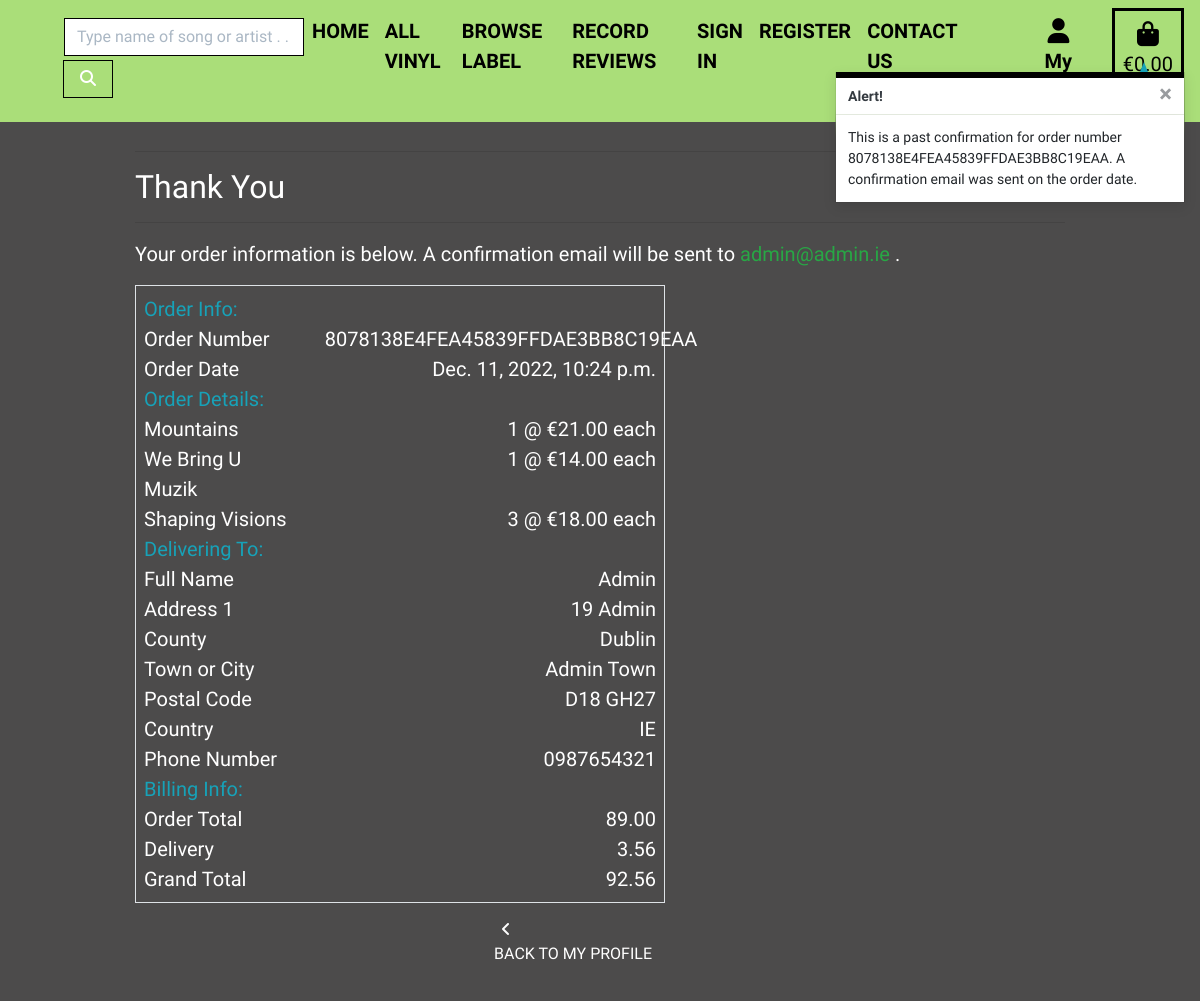
The app's page /profile/order_history/8078138E4FEA45839FFDAE3BB8C19EAA with its own data.
### checkout/models.py (models this page shows, shortened)
class Order(models.Model):
    order_number = models.CharField(max_length=32, null=False, editable=False)
    user_profile = models.ForeignKey(UserProfile, on_delete=models.SET_NULL,
                                     null=True, blank=True,
                                     related_name='orders'
                                     )
    full_name = models.CharField(max_length=50, null=False, blank=False)
    email = models.EmailField(max_length=254, null=False, blank=False)
    phone_number = models.CharField(max_length=20, null=False, blank=False)
    country = CountryField(blank_label='Country *', null=False, blank=False)
    town_or_city = models.CharField(max_length=40, null=False, blank=False)
    street_address1 = models.CharField(max_length=80, null=False, blank=False)
    street_address2 = models.CharField(max_length=80, null=True, blank=True)
    postcode = models.CharField(max_length=20, null=True, blank=True)
    county = models.CharField(max_length=80, null=True, blank=True)
    date = models.DateTimeField(auto_now_add=True)
    delivery_cost = models.DecimalField(
        max_digits=6, decimal_places=2, null=False, default=0
    )
    order_total = models.DecimalField(
        max_digits=10, decimal_places=2, null=False, default=0
    )
    grand_total = models.DecimalField(
        max_digits=10, decimal_places=2, null=False, default=0
    )
    original_basket = models.TextField(null=False, blank=False, default='')
    stripe_pid = models.CharField(
        max_length=254, null=False, blank=False, default=''
    )
    class Meta:
        ordering = ['-date']

class ItemCheckout(models.Model):
    order = models.ForeignKey(
        Order, null=False, blank=False, on_delete=models.CASCADE,
        related_name='itemcheckout'
    )
    record = models.ForeignKey(
        Record, null=False, blank=False, on_delete=models.CASCADE
    )
    quantity = models.IntegerField(null=False, blank=False, default=0)
    item_total = models.DecimalField(
        max_digits=6, decimal_places=2, null=False, blank=False, editable=False
    )

### products/models.py (models this page shows, shortened)
class Record(models.Model):
    title = models.CharField(max_length=254)
    artist = models.CharField(max_length=254)
    producer = models.CharField(max_length=254, default="")
    label = models.ForeignKey(Label, on_delete=models.CASCADE)
    price = models.DecimalField(max_digits=4, decimal_places=2)
    track = models.CharField(
        max_length=500, null=False, blank=False, default=""
    )
    description = models.TextField(null=True, blank=True)
    image_url = models.URLField(max_length=1024, null=True, blank=True)
    image = models.ImageField(null=True, blank=True)

### profiles/views.py (the view)
def order_history(request, order_number):
    order = get_object_or_404(Order, order_number=order_number)
    messages.info(request, (
        f'This is a past confirmation for order number {order_number}. '
        'A confirmation email was sent on the order date.'
    ))
    template = 'checkout/checkout_success.html'
    context = {
        'order': order,
        'from_profile': True,
    }
    return render(request, template, context)

### basket/contexts.py (called while the page is built, shortened)
def basket_contents(request):
    basket_items = []
    total = 0
    record_count = 0
    basket = request.session.get('basket', {})
    delivery = total * Decimal(settings.DELIVERY_PERCENTAGE / 100)
    grand_total = total + delivery
    context = {
        'basket_items': basket_items,
        'total': total,
        'record_count': record_count,
        'delivery': delivery,
        'grand_total': grand_total,
    }
    return context

### checkout/templates/checkout/checkout_success.html (shortened to what this page needs)
{% extends "base.html" %}
{% load static %}
{% block extra_css %}
    <link rel="stylesheet" href="{% static 'checkout/css/checkout.css' %}">
{% endblock %}
{% block page_header %}
    <div class="container header-container">
    </div>
{% endblock %}
{% block content %}
    <div class="container">
        <div class="row">
            <div class="col">
                <hr>
                <h2 class="font-weight-normal text-white">Thank You</h2>
                <hr>
                <p class="text-white">Your order information is below.
                    A confirmation email will be sent to <span class="text-success">{{ order.email }}</span> .</p>
            </div>
        </div>
        <div class="row">
            <div class="col-12 col-lg-7">
                <div class="order-confirmation-wrapper p-2 border">
                    <div class="row">
                        <div class="col">
                            <span class="text-info">Order Info:</span>
                        </div>
                    </div>
                    <div class="row">
                        <div class="col-12 col-md-4">
                            <p class="mb-0 text-white font-weight-normal">Order Number</p>
                        </div>
                        <div class="col-12 col-md-8 text-md-right">
                            <p class="mb-0 text-white">{{ order.order_number }}</p>
                        </div>
                    </div>
                    <div class="row">
                        <div class="col-12 col-md-4">
                            <p class="mb-0 text-white font-weight-normal">Order Date</p>
                        </div>
                        <div class="col-12 col-md-8 text-md-right">
                            <p class="mb-0 text-white">{{ order.date }}</p>
                        </div>
                    </div>
                    <div class="row">
                        <div class="col">
                            <span class="text-info">Order Details:</span>
                        </div>
                    </div>
                    {% for item in order.itemcheckout.all %}
                    <div class="row">
                        <div class="col-12 col-md-4">
                            <p class="mb-0 text-white font-weight-normal">
                                {{ item.record.title }}
                            </p>
                        </div>
                        <div class="col-12 col-md-8 text-md-right">
                            <p class="mb-0 text-white" text-white>{{ item.quantity }} @ €{{ item.record.price }} each</p>
                        </div>
                    </div>
                    {% endfor %}
                    <div class="row">
                        <div class="col">
                            <span class="text-info">Delivering To:</span>
                        </div>
                    </div>
                    <div class="row">
                        <div class="col-12 col-md-4">
                            <p class="mb-0 text-white font-weight-normal">Full Name</p>
                        </div>
                        <div class="col-12 col-md-8 text-md-right">
                            <p class="mb-0 text-white">{{ order.full_name }}</p>
                        </div>
                    </div>
                    <div class="row">
                        <div class="col-12 col-md-4">
                            <p class="mb-0 text-white font-weight-normal">Address 1</p>
                        </div>
                        <div class="col-12 col-md-8 text-md-right">
                            <p class="mb-0 text-white">{{ order.street_address1 }}</p>
                        </div>
                    </div>
                    {% if order.county %}
                    <div class="row">
                        <div class="col-12 col-md-4">
                            <p class="mb-0 text-white font-weight-normal">County</p>
                        </div>
                        <div class="col-12 col-md-8 text-md-right">
                            <p class="mb-0 text-white">{{ order.county }}</p>
                        </div>
                    </div>
                    {% endif %}
                    <div class="row">
                        <div class="col-12 col-md-4">
                            <p class="mb-0 text-white font-weight-normal">Town or City</p>
                        </div>
                        <div class="col-12 col-md-8 text-md-right">
                            <p class="mb-0 text-white">{{ order.town_or_city }}</p>
                        </div>
                    </div>
                    {% if order.postcode %}
                    <div class="row">
                        <div class="col-12 col-md-4">
                            <p class="mb-0 text-white font-weight-normal">Postal Code</p>
                        </div>
                        <div class="col-12 col-md-8 text-md-right">
                            <p class="mb-0 text-white">{{ order.postcode }}</p>
                        </div>
                    </div>
                    {% endif %}
                    <div class="row">
                        <div class="col-12 col-md-4">
                            <p class="mb-0 text-white font-weight-normal">Country</p>
                        </div>
                        <div class="col-12 col-md-8 text-md-right">
                            <p class="mb-0 text-white">{{ order.country }}</p>
                        </div>
                    </div>
                    <div class="row">
                        <div class="col-12 col-md-4">
                            <p class="mb-0 text-white font-weight-normal">Phone Number</p>
                        </div>
                        <div class="col-12 col-md-8 text-md-right">
                            <p class="mb-0 text-white">{{ order.phone_number }}</p>
                        </div>
                    </div>
                    <div class="row">
                        <div class="col">
                            <span class="text-info">Billing Info:</span>
                        </div>
                    </div>
                    <div class="row">
                        <div class="col-12 col-md-4">
                            <p class="mb-0 text-white font-weight-normal">Order Total</p>
                        </div>
                        <div class="col-12 col-md-8 text-md-right">
                            <p class="mb-0 text-white">{{ order.order_total }}</p>
                        </div>
                    </div>
                    <div class="row">
                        <div class="col-12 col-md-4">
                            <p class="mb-0 text-white font-weight-normal">Delivery</p>
                        </div>
                        <div class="col-12 col-md-8 text-md-right">
                            <p class="mb-0 text-white">{{ order.delivery_cost }}</p>
                        </div>
                    </div>
                    <div class="row">
                        <div class="col-12 col-md-4">
                            <p class="mb-0 text-white font-weight-normal">Grand Total</p>
                        </div>
                        <div class="col-12 col-md-8 text-md-right">
                            <p class="mb-0 text-white">{{ order.grand_total }}</p>
                        </div>
                    </div>
                </div>
            </div>
        </div>
        <div class="row">
			<div class="col-12 col-lg-7 text-right">
                {% if from_profile %}
                    <a href="{% url 'profile' %}" class="btn btn-white rounded-0 my-2">
                        <span class="icon mr-2 text-white">
                            <i class="fas fa-angle-left"></i>
                        </span>
                        <span class="text-uppercase text-white">Back to my Profile</span>
                    </a>
                {% endif %}
			</div>
		</div>
    </div>
{% endblock %}

### static/css/base.css (style rules this page uses)
html { height: 100%; }
body { font-family: 'Squada One', sans-serif; font-size: 20px; background: rgb(76, 75, 75); height: calc(100vh - 164px); margin: 0; padding: 0; }
.header-container { margin-top: -2.45%; }
.icon { align-items: center; display: block; justify-content: center; height: 1.5rem; width: 1.5rem; }
@media (min-width: 1200px) { .container { max-width: 80%; } }
@media (min-width: 992px) { .header-container { padding-top: 164px; } }

### records on screen
Order: email "admin@admin.ie", order_number "8078138E4FEA45839FFDAE3BB8C19EAA", date "Dec. 11, 2022, 10:24 p.m.", full_name "Admin", street_address1 "19 Admin", county "Dublin", town_or_city "Admin Town", postcode "D18 GH27", country "IE", phone_number "0987654321", order_total "89.00", delivery_cost "3.56", grand_total "92.56"
ItemCheckout: record "Mountains", quantity "1", record.price "21.00"
ItemCheckout: record "We Bring U Muzik", quantity "1", record.price "14.00"
ItemCheckout: record "Shaping Visions", quantity "3", record.price "18.00"

### other values on screen
{{ message }} "This is a past confirmation for order number 8078138E4FEA45839FFDAE3BB8C19EAA. A confirmation email was sent on the order date."
